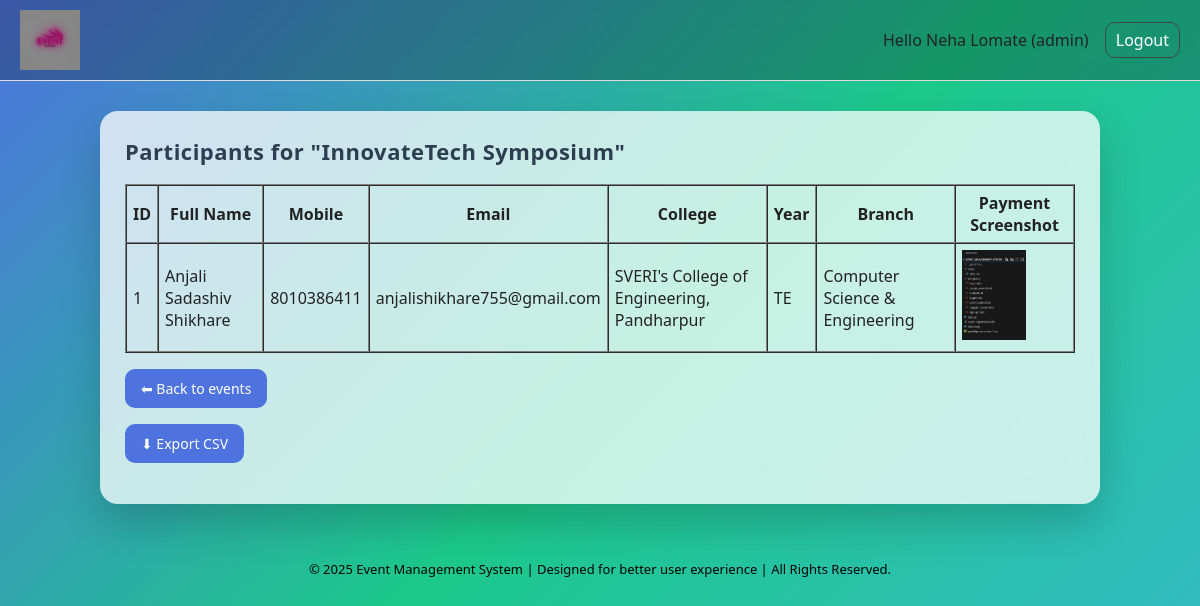
Screenshot of /participants/1 (signed in) with the database file from the repository.
### tables this page shows
CREATE TABLE events (
            id INTEGER PRIMARY KEY AUTOINCREMENT,
            title TEXT NOT NULL,
            description TEXT,
            date TEXT,
            fee REAL,
            max_members INTEGER,
            created_by INTEGER,
            FOREIGN KEY (created_by) REFERENCES users (id)
        );

CREATE TABLE registrations (
            id INTEGER PRIMARY KEY AUTOINCREMENT,
            user_id INTEGER,
            event_id INTEGER,
            full_name TEXT,
            mobile TEXT,
            email TEXT,
            college TEXT,
            year TEXT,
            branch TEXT,
            payment_image TEXT,
            FOREIGN KEY (user_id) REFERENCES users (id),
            FOREIGN KEY (event_id) REFERENCES events (id)
        );

### app.py (the view)
@app.route("/participants/<int:event_id>")
def participants(event_id):
    if session.get("role") != "admin":
        flash("Admin access only", "danger")
        return redirect(url_for("login"))
    db = get_db()
    participants = db.execute("""
        SELECT *
        FROM registrations
        WHERE event_id=?
    """, (event_id,)).fetchall()
    event = db.execute(
        "SELECT * FROM events WHERE id=?",
        (event_id,)
    ).fetchone()
    return render_template(
        "participants.html",
        event=event,
        participants=participants
    )

### app.py (called while the page is built)
def get_db():
    if "db" not in g:
        g.db = sqlite3.connect(DATABASE)
        g.db.row_factory = sqlite3.Row
    return g.db

### templates/participants.html
{% extends "base.html" %}
{% block content %}
<h2>Participants for "{{ event['title'] }}"</h2>
{% if participants %}
<table border="1" cellpadding="6" cellspacing="0">
    <tr>
        <th>ID</th>
        <th>Full Name</th>
        <th>Mobile</th>
        <th>Email</th>
        <th>College</th>
        <th>Year</th>
        <th>Branch</th>
        <th>Payment Screenshot</th>
    </tr>
    {% for p in participants %}
    <tr>
        <td>{{ p['id'] }}</td>
        <td>{{ p['full_name'] }}</td>
        <td>{{ p['mobile'] }}</td>
        <td>{{ p['email'] }}</td>
        <td>{{ p['college'] }}</td>
        <td>{{ p['year'] }}</td>
        <td>{{ p['branch'] }}</td>
        <td>
            <img src="{{ url_for('static', filename='uploads/' ~ p['payment_image']) }}"
                 style="height:90px;">
        </td>
    </tr>
    {% endfor %}
</table>
{% else %}
<p>No participants yet.</p>
{% endif %}
<p>
    <a class="btn" href="{{ url_for('index') }}">⬅ Back to events</a>
</p>
<p>
  <a class="btn" href="{{ url_for('export', event_id=event['id']) }}">
    ⬇ Export CSV
  </a>
</p>
{% endblock %}

### templates/base.html (shortened to what this page needs)
<!doctype html>
<html>
<head>
  <link rel="stylesheet" href="{{ url_for('static', filename='style.css') }}">
</head>
<body>
<header style="display:flex; align-items:center; justify-content:space-between; padding:10px 20px; border-bottom:1px solid #ddd;">
  <div class="logo">
    <a href="{{ url_for('index') }}">
      <img src="{{ url_for('static', filename='event3.png') }}" alt="EventManagement Logo" style="height:60px; vertical-align:middle;">
    </a>
  </div>
  <div class="nav-links">
    {% if session.get('username') %}
        <span class="nav-welcome">
            Hello {{ session['username'] }} ({{ session['role'] }})
        </span>
        <a class="btn-nav" href="{{ url_for('logout') }}" style="margin-left:12px;">
            Logout
        </a>
    {% endif %}
  </div>
</header>
  <div class="container">
    {% block content %}{% endblock %}
  </div>
  <footer>
    &copy; {{ 2025 }} Event Management System | Designed for better user experience | All Rights Reserved.
  </footer>
</body>
</html>

### static/style.css (style rules this page uses)
* { box-sizing: border-box; }
.logo a { display: flex; align-items: center; gap: 8px; }
.btn-nav { padding: 8px 14px; border-radius: 6px; border: 1px solid #444; text-decoration: none; }
body { margin: 0; padding: 0; font-family: 'Poppins', system-ui, -apple-system, Arial; background: linear-gradient(135deg,#4e73df,#1cc88a,#36b9cc); min-height: 100vh; color:#222; }
.container { max-width: 1000px; margin: 30px auto; padding: 25px; border-radius: 18px; background: rgba(255,255,255,0.75); backdrop-filter: blur(14px); -webkit-backdrop-filter: blur(14px); box-shadow: 0 20px 40px rgba(0,0,0,0.18); }
h1,h2,h3 { margin-top: 0; color:#2c3e50; letter-spacing: .5px; }
h2 { font-size: 22px; }
header { background: rgba(0,0,0,0.25); backdrop-filter: blur(10px); -webkit-backdrop-filter: blur(10px); padding: 14px 20px; position: sticky; top: 0; z-index: 20; }
.logo a { color:#fff; font-size:24px; font-weight:600; }
.nav-links a { color:#fff; margin-left:16px; font-weight:500; padding:6px 10px; border-radius:10px; transition:.25s; }
.btn, button { display:inline-block; padding:10px 16px; border-radius:10px; border:none; cursor:pointer; font-size:14px; font-weight:500; transition:.25s; }
.btn { background:#4e73df; color:white; text-decoration:none; }
footer { margin-top:40px; text-align:center; color:#000000; padding:16px; font-size:13px; }

### rows the page displays
events: title "InnovateTech Symposium"
registrations: id "1", full_name "Anjali Sadashiv Shikhare", mobile "8010386411", email "anjalishikhare755@gmail.com", college "SVERI's College of Engineering, Pandharpur", year "TE", branch "Computer Science & Engineering", payment_image (picture)

### other values shown
{{ session['username'] }} "Neha Lomate"
{{ session['role'] }} "admin"
{{ 2025 }} "2025"
